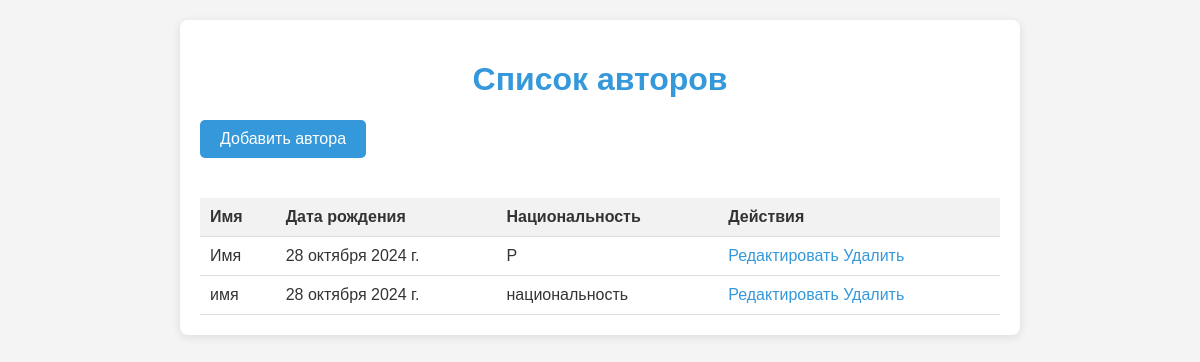
Screenshot of /authors/ with the database file from the repository.
### library/models.py (models this page shows, shortened)
class Author(models.Model):
    name = models.CharField(max_length=255, verbose_name=_("Имя"))
    birth_date = models.DateField(null=True, blank=True, verbose_name=_("Дата рождения"))
    nationality = models.CharField(max_length=100, null=True, blank=True, verbose_name=_("Национальность"))
    class Meta:
        verbose_name = _("Автор")
        verbose_name_plural = _("Авторы")

### library/views.py (the view)
# urls.py: path('authors/', AuthorListView.as_view(), name='author_list'),  # Список авторов
class AuthorListView(View):
    def get(self, request):
        authors = Author.objects.all()  # Получаем всех авторов
        return render(request, 'authors/author_list.html', {'authors': authors})

### templates/authors/author_list.html (shortened to what this page needs)
<!DOCTYPE html>
<html lang="ru">
<head>
</head>
<body>
    <div class="container">
        <h1>Список авторов</h1>
        <a href="{% url 'author_add' %}" class="add-button">Добавить автора</a>
        <table>
            <thead>
                <tr>
                    <th>Имя</th>
                    <th>Дата рождения</th>
                    <th>Национальность</th>
                    <th>Действия</th>
                </tr>
            </thead>
            <tbody>
                {% for author in authors %}
                <tr>
                    <td>{{ author.name }}</td>
                    <td>{{ author.birth_date }}</td>
                    <td>{{ author.nationality }}</td>
                    <td>
                        <a href="{% url 'author_edit' author.pk %}">Редактировать</a>
                        <a href="{% url 'author_delete' author.pk %}">Удалить</a>
                    </td>
                </tr>
                {% empty %}
                <tr>
                    <td colspan="4" class="no-authors">Нет доступных авторов.</td>
                </tr>
                {% endfor %}
            </tbody>
        </table>
    </div>
</body>
</html>

### templates/authors/author_list.html (style rules this page uses)
body { font-family: Arial, sans-serif; background-color: #f4f4f4; color: #333; margin: 0; padding: 20px; }
.container { max-width: 800px; margin: auto; background: #fff; padding: 20px; border-radius: 8px; box-shadow: 0 2px 10px rgba(0, 0, 0, 0.1); }
h1 { text-align: center; color: #3498db; }
a.add-button { display: inline-block; padding: 10px 20px; font-size: 16px; color: #fff; background-color: #3498db; border-radius: 5px; text-decoration: none; margin-bottom: 20px; }
table { width: 100%; border-collapse: collapse; margin-top: 20px; }
th, td { padding: 10px; text-align: left; border-bottom: 1px solid #ddd; }
th { background-color: #f2f2f2; }
td a { color: #3498db; text-decoration: none; }

### rows the page displays
Author: name "Имя", birth_date "28 октября 2024 г.", nationality "Р"
Author: name "имя", birth_date "28 октября 2024 г.", nationality "национальность"
